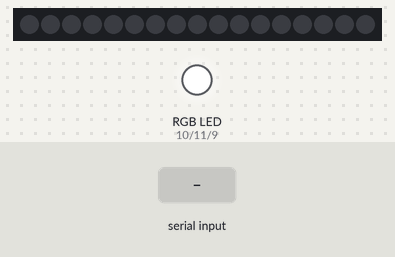
A sketch run on a simulated Arduino Uno, built with avr-gcc and run on an emulated ATmega328P. Shown: 17 RGB LEDs in strip order, left to right, an RGB LED mixed from three pins (HIGH = lit). The test bench sets the inputs (shaded band).

Above: at 1.2 s.
1.3 s: "f" received over Serial
At 3.2 s:
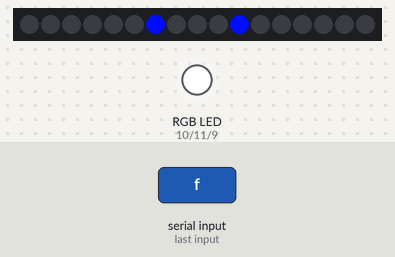
3.8 s: "g" received over Serial
At 6.2 s:
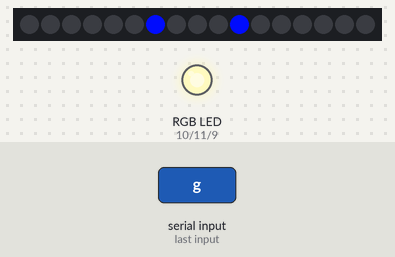
Timing chart, 0 to 7.7 s (numbered marks = the images above; inputs shaded):
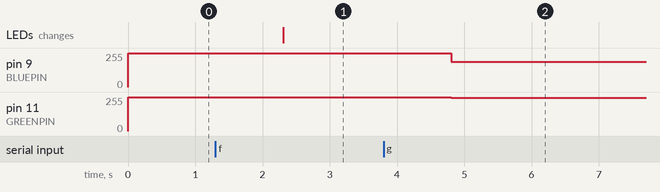

The sketch:

Arduino.ino
```cpp
#include "FastLED.h"

#define REDPIN 10
#define GREENPIN 11
#define BLUEPIN 9

CRGB leds[17];

char c = 'm';   //Color mode: mirror
char s = 'd';   //Speed: 'd' (off)

void setup() {
  pinMode(REDPIN, OUTPUT);
  pinMode(GREENPIN, OUTPUT);
  pinMode(BLUEPIN, OUTPUT);

  analogWrite(REDPIN, 255);
  analogWrite(GREENPIN, 255);
  analogWrite(BLUEPIN, 255);

  FastLED.addLeds<NEOPIXEL, 2>(leds, 17);
  Serial.begin(9600);
}

void loop() {
  if (Serial.available()) {
    char header = Serial.read();

    delay(5);

    switch (header) {
      case 'f':
        parseStrip();
        break;

      case 'g':
        parseCase();
        break;

      /*case 't':
        parseTemp();
        break;*/

      case 'c':
        parseColor();
        break;
    }
  }
}

void parseStrip() {
  int p = Serial.read();
  p--;

  char color[3];
  Serial.readBytes(color, 3);

  switch (c) {
    case 'm':
      stripM(p, color);
      break;

    case 't':
      stripT(p, color);
      break;

    case 'b':
      stripB(p, color);
      break;
  }

  FastLED.show();
}

void stripM(int p, char *color) {
  int i1 = 8 - p;
  int i2 = 8 + p;

  leds[i1].r = color[0];
  leds[i1].g = color[1];
  leds[i1].b = color[2];

  leds[i2].r = color[0];
  leds[i2].g = color[1];
  leds[i2].b = color[2];
}

void stripT(int p, char *color) {
  int i1 = p * 2;

  leds[i1].r = color[0];
  leds[i1].g = color[1];
  leds[i1].b = color[2];

  if (i1 > 0) {
    int i2 = i1 - 1;

    leds[i2].r = color[0];
    leds[i2].g = color[1];
    leds[i2].b = color[2];
  }
}

void stripB(int p, char *color) {
  int i1 = 16 - (p * 2);

  leds[i1].r = color[0];
  leds[i1].g = color[1];
  leds[i1].b = color[2];

  if (i1 > 0) {
    int i2 = i1 - 1;

    leds[i2].r = color[0];
    leds[i2].g = color[1];
    leds[i2].b = color[2];
  }
}

void parseCase() {
  char color[3];
  Serial.readBytes(color, 3);

  analogWrite(REDPIN, 255 - color[0]);
  analogWrite(GREENPIN, 255 - color[1]);
  analogWrite(BLUEPIN, 255 - color[2]);
}

void parseColor() {
  c = Serial.read();
}
```

Measured:
- after the input at 1.3 s, the LEDs: change after 1.0 s (image 1)
- after the input at 3.8 s, pin 9 (BLUEPIN): 255/255 → 191/255 after 1.0 s; pin 11 (GREENPIN): 255/255 → 250/255 after 1.0 s
